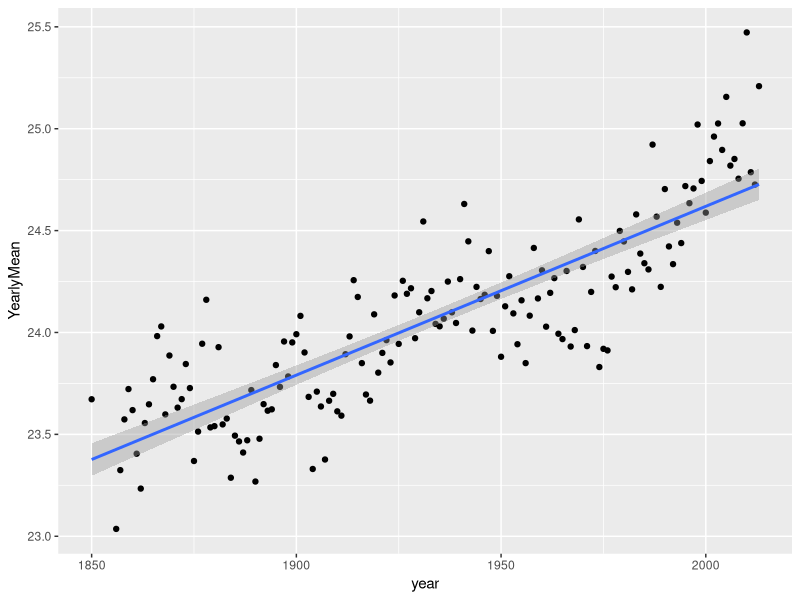

The R source for this figure:
## ---- chunk 1
library(ggplot2)
climate <- read.csv("./data/climate.csv")

x <- climate[which(climate$Country %in% "Africa"),]
   
g <- ggplot(data = x, aes(x = year, y = YearlyMean)) +
      geom_point() +
      geom_smooth(method = lm)

g

